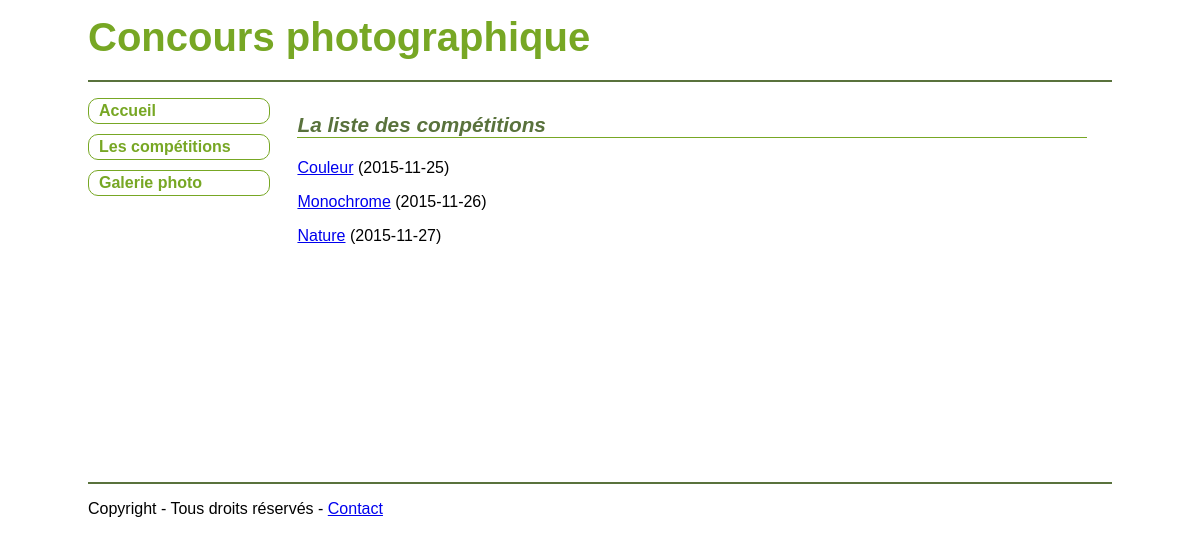
/index.php/c_competitions, run on the app's committed database.
### tables this page shows
CREATE TABLE `competition` (
  `ID` int(11) NOT NULL,
  `Nom` varchar(255) NOT NULL,
  `DossierStockage` varchar(255) DEFAULT NULL,
  `Date` date DEFAULT NULL
);

### application/controllers/C_competitions.php (called while the page is built, shortened)
<?php
class C_competitions extends CI_Controller {
    private $data;
    public function __construct() {
        $this->load->helper("url");
        $this->load->model("M_competitions");
    }
    public function index() {
        $this->data["title"] = "La liste des compétitions";
        $this->data["competitions"] = $this->M_competitions->select_all();
        $page["contenu"] = $this->load->view('competitions/V_liste_competitions', $this->data, true);
        $this->load->view("commun/V_template.php", $page);
    }
}

### index.php (called while the page is built, shortened)
<?php
require_once BASEPATH.'core/CodeIgniter.php';

### application/models/M_competitions.php (called while the page is built, shortened)
<?php
class M_competitions extends CI_Model {
    public function select_all() {
        $query = $this->db->select("*")
                ->from("competition")
                ->get();
        $resultats = $query->result_array();
        return $resultats;
    }
}

### application/views/competitions/V_liste_competitions.php (the view, shortened to what this page needs)
<article>
    <h1>La liste des compétitions</h1>
    <?php foreach ($competitions as $competition) {
        ?>
        <p>
            <a href="<?php echo site_url("C_competitions/detail/" . $competition["ID"]); ?>"><?php echo $competition["Nom"]; ?></a><?php echo " (" . $competition["Date"] . ")"; ?>
        </p>
        <?php }
    ?>
</article>

### assets/css/styles.css (style rules this page uses)
body { font-family: Arial, Verdana, sans-serif; font-size: 1em; color: black; background-color: white; margin: 0px; padding: 0px; }
article { padding: 10px 5px 10px 5px; clear: both; margin-bottom: 10px; }
article h1 { color: rgb(89,114,60); font-size: 1.3em; font-style: italic; border-bottom: 1px solid rgb(119,167,36); }
p { text-align: justify; }

### data on the page
competition: Nom "Couleur", Date "2015-11-25"
competition: Nom "Monochrome", Date "2015-11-26"
competition: Nom "Nature", Date "2015-11-27"
